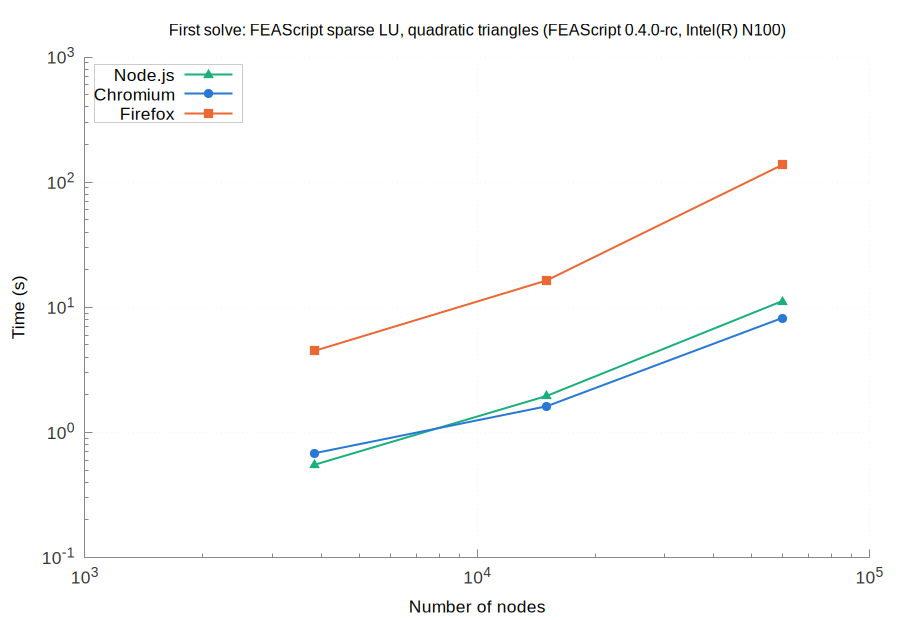

Generate this figure with gnuplot:
set terminal pngcairo size 900,620 font 'Arial,13'
set border 3 lc rgb '#888888'; set tics nomirror tc rgb '#333333'
set grid lc rgb '#e6e6e6' lw 1; set key top left box lc rgb '#cccccc' opaque
set logscale xy; set format y '10^{%L}'; set format x '10^{%L}'
set output 'browsers_FEAScript_sparse_LU_quadratic_triangles_first.png'
set title 'First solve: FEAScript sparse LU, quadratic triangles (FEAScript 0.4.0-rc, Intel(R) N100)' font 'Arial,12'
set xlabel 'Number of nodes'
set ylabel 'Time (s)'
plot 'browsers_FEAScript_sparse_LU_quadratic_triangles_first_node.dat' u 1:2 w lp lw 2 pt 9 ps 1.2 lc rgb '#1baf7a' t 'Node.js', \
     'browsers_FEAScript_sparse_LU_quadratic_triangles_first_chromium.dat' u 1:2 w lp lw 2 pt 7 ps 1.2 lc rgb '#2a78d6' t 'Chromium', \
     'browsers_FEAScript_sparse_LU_quadratic_triangles_first_firefox.dat' u 1:2 w lp lw 2 pt 5 ps 1.2 lc rgb '#eb6834' t 'Firefox'
